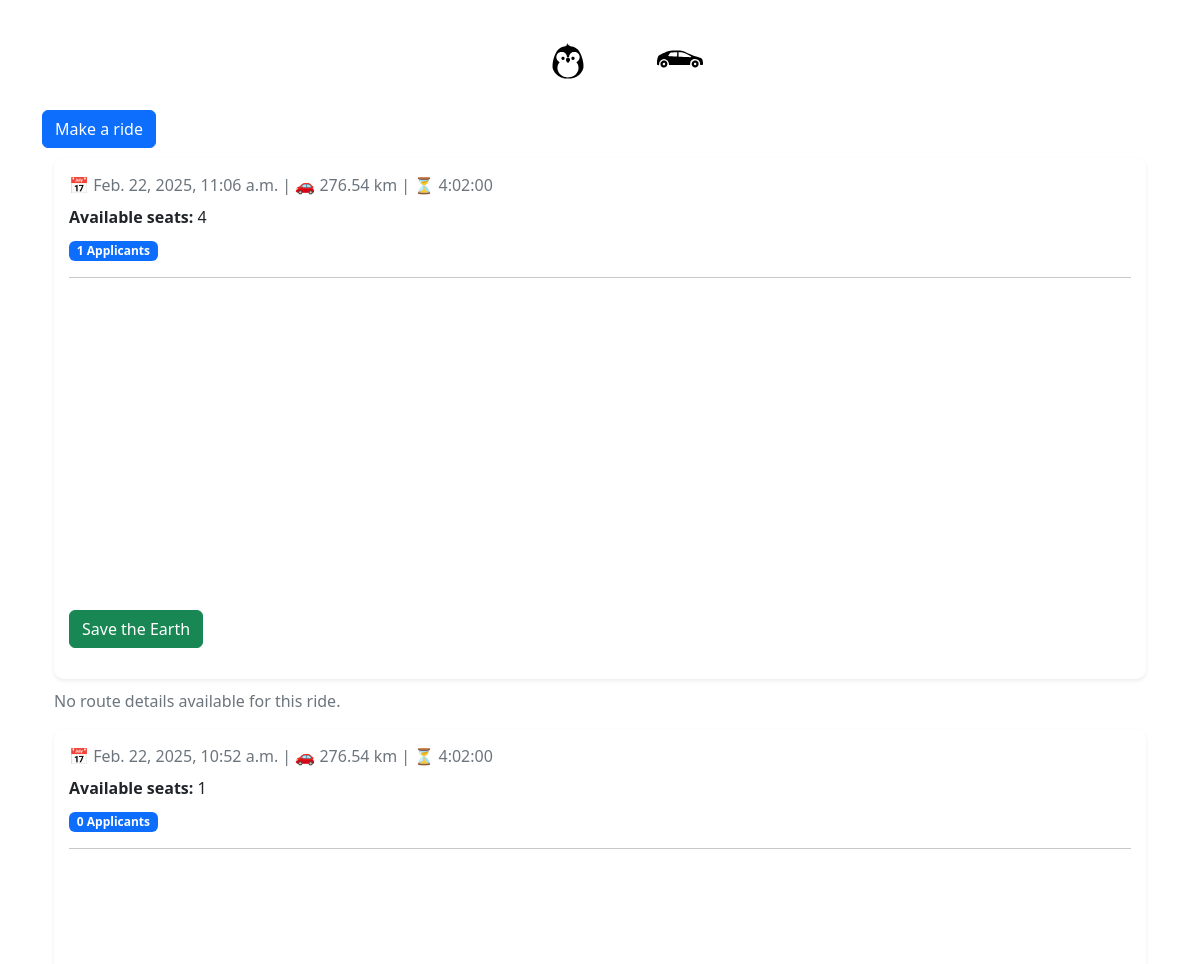
/rides/ (upper part), run on an earlier commit of the app's database.
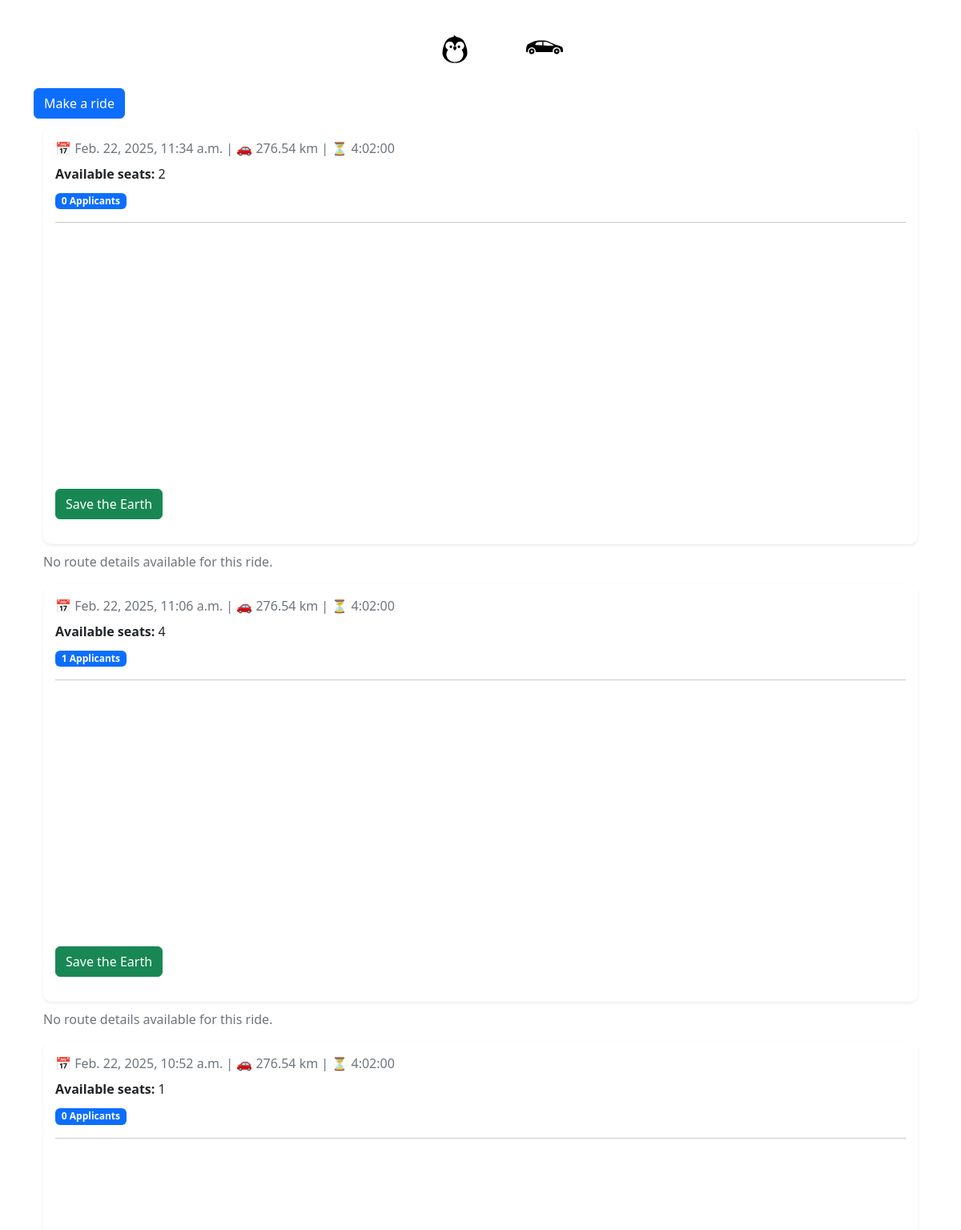
And on a later commit of the database.
### base/models.py (models this page shows)
class Ride(models.Model):
    start = models.CharField(max_length=50)
    end = models.CharField (max_length=50)
    distance = models.DecimalField(max_digits=10, decimal_places=2, default=0.00)
    travelers = models.IntegerField(default=1)
    duration = models.DurationField(null=True, blank=True)
    created_on = models.DateTimeField(default=timezone.now)  # Changed from auto_now_add
    start_date = models.DateTimeField(default=timezone.now)
    origin_place_id = models.CharField(max_length=255, null=True)
    origin_latitude = models.FloatField(default=0)
    origin_longitude = models.FloatField(default=0)
    destination_place_id = models.CharField(max_length=255, null=True)
    destination_latitude = models.FloatField(default=0)
    destination_longitude = models.FloatField(default=0)
    distance_km = models.FloatField(default=0)
    duration_text = models.CharField(max_length=100, null=True)
    selected_route_index = models.IntegerField(default=0)
    selected_route_polyline = models.TextField(default='')

### rides/views.py (the view)
# urls.py: path('', RideListView.as_view(), name='rides'),
class RideListView(ListView):
    model = Ride
    template_name = 'rides.html'
    context_object_name = 'rides'
    def get_queryset(self):
        return Ride.objects.annotate(
            applicant_count=Count('applications'),
            pending_count=Count('applications', filter=Q(applications__status='PENDING')),
            approved_count=Count('applications', filter=Q(applications__status='APPROVED'))
        ).order_by('-created_on')
    def get_context_data(self, **kwargs):
        context = super().get_context_data(**kwargs)
        for ride in context['rides']:
            print(f"Ride {ride.id}: {ride.applicant_count} applicants "
                  f"({ride.pending_count} pending, {ride.approved_count} approved)")
        return context

### rides/templates/rides.html (shortened to what this page needs)
{% extends 'base.html' %}
{% block content %}
<a href="{% url 'make_ride' %}" class="btn btn-primary">Make a ride</a>
<div class="container">
    {% for ride in rides %}
    <div class="ride-card shadow-sm">
        <p class="text-muted">📅 {{ ride.start_date }} | 🚗 {{ ride.distance }} km | ⏳ {{ ride.duration }}</p>
        <p><strong>Available seats:</strong> {{ ride.travelers }}</p>
        <span class="badge bg-primary">
             {{ ride.applicant_count }} Applicants
        </span>
        <hr>
        <div class="map-container" id="map-{{ ride.id }}"></div>
        <a href="{% url 'apply_for_ride' ride.id %}" class="btn btn-success my-3">Save the Earth</a>
    </div>
    {% if not ride.route_details %}
    <p class="text-muted">No route details available for this ride.</p>
    {% endif %}
    {% endfor %}
</div>
{% endblock %}

### base/templates/base.html (shortened to what this page needs)
<!DOCTYPE html>
{% load static %}
<html lang="en">
<head>
    <link href="#"
          rel="stylesheet"
>
          <link href="https://cdn.jsdelivr.net/npm/bootstrap@5.3.0/dist/css/bootstrap.min.css" rel="stylesheet">
</head>
<body>
    <div class="container main-container">
        <nav class="navbar navbar-dark navbar-sticky d-flex justify-content-center">
            <a class="nav-link" href="{% url 'user_profile:profile' %}">
                <img src="{% static 'base/svgs/penguin_base.svg' %}" alt="Profile" width="50" height="50">
            </a>
            <a class="nav-link" href="{% url 'rides' %}">
                   <img src="{% static 'base/svgs/car.svg' %}" alt="Rides" width="50" height="50">
            </a>
        </nav>
        {% block content %}
        {% endblock content %}
    </div>
</body>
</html>

### base/templates/base.html (style rules this page uses)
body { background-color: #ffffff; min-height: 100vh; padding: 10px; }
.navbar-sticky { position: sticky; top: 0; z-index: 1000; transition: all 0.3s ease-in-out; border-bottom: 2px solid white; }
.navbar { width: 100%; display: flex; flex-wrap: nowrap; justify-content: center; align-items: center; padding: 1rem 0; }
.nav-link { display: inline-flex !important; align-items: center; justify-content: center; color: #333 !important; margin: 0 15px; text-decoration: none; transition: all 0.3s ease-in-out; position: relative; padding: 0.5rem 1rem; }
.nav-link img { display: block; transition: opacity 0.3s ease-in-out; }

### rides/templates/rides.html (style rules this page uses)
.ride-card { background: white; border-radius: 10px; padding: 15px; margin: 10px 0; box-shadow: 0 4px 12px rgba(0, 0, 0, 0.1); }
.map-container { width: 100%; height: 300px; border-radius: 8px; }
.ride-card p { margin-bottom: 8px; }
.text-muted { color: #6c757d !important; }
.shadow-sm { box-shadow: 0 .125rem .25rem rgba(0,0,0,.075) !important; }

What changed in the data, as far as the page shows it:
added Ride: start_date "Feb. 22, 2025, 11:34 a.m.", distance "276.54", duration "4:02:00", travelers "2", applicant_count "0", shows "No route details available for this ride."
